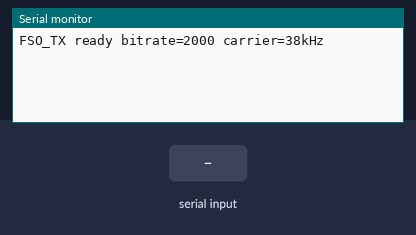
The sketch below on a simulated ESP32. Parts: the last lines printed to the serial monitor. Inputs (shaded band) come from the test bench.

Above: at 1.4 s.
1.5 s: "BITRATE \n" received over Serial
At 2.6 s:
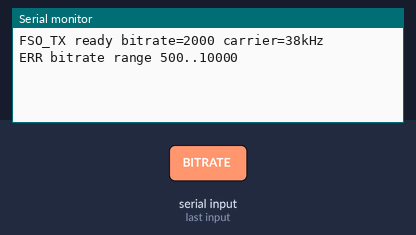
3.0 s: "SEND \n" received over Serial
At 3.8 s:
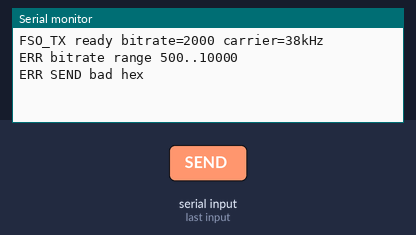
4.5 s: "PATTERN START\n" received over Serial
At 4.62 s:
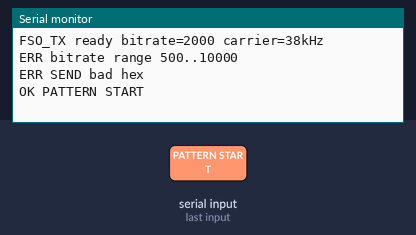
6.1 s: "PATTERN STOP\n" received over Serial
At 7.0 s:
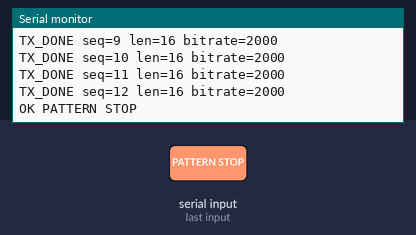
7.6 s: "90 45\n" received over Serial
At 8.5 s:
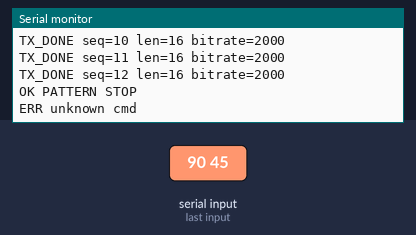
Timing chart, 0 to 10.1 s (numbered marks = the images above; inputs shaded):
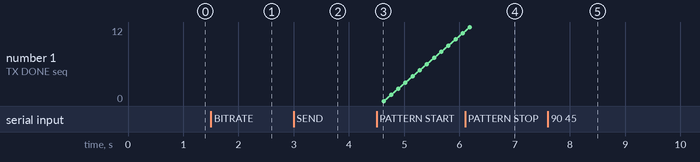

Measured:
- after the input at 1.5 s, the serial monitor: prints a new line at once (image 1)
- after the input at 3.0 s, the serial monitor: prints a new line at once (image 2)
- after the input at 4.5 s, the serial monitor: prints a new line at once (image 3)
- after the input at 6.1 s, the serial monitor: prints a new line after 0.09 s (image 4)
- after the input at 7.6 s, the serial monitor: prints a new line at once (image 5)

The sketch:

tx.ino
```cpp
#include <Arduino.h>
#include <ctype.h>
#include <stdlib.h>
#include <string.h>

#include "protocol.h"

static const int TX_PIN = 18;
static const int MIN_BITRATE = 500;
static const int MAX_BITRATE = 10000;
static const int DEFAULT_BITRATE = 2000;
static const int CARRIER_HALF_PERIOD_US = 13;

static int g_bitrate = DEFAULT_BITRATE;
static bool g_pattern_enable = false;
static uint8_t g_seq = 0;
static uint32_t g_next_pattern_ms = 0;
static uint8_t g_pattern_counter = 0;

static char g_line[256];
static int g_line_idx = 0;

static void tx_mark_carrier_us(unsigned int duration_us)
{
    uint32_t start = micros();
    while ((uint32_t)(micros() - start) < duration_us) {
        digitalWrite(TX_PIN, HIGH);
        delayMicroseconds(CARRIER_HALF_PERIOD_US);
        digitalWrite(TX_PIN, LOW);
        delayMicroseconds(CARRIER_HALF_PERIOD_US);
    }
}

static void tx_halfbit(int level)
{
    int half_us = 500000 / g_bitrate;
    if (half_us < 40) {
        half_us = 40;
    }
    if (level) {
        tx_mark_carrier_us((unsigned int)half_us);
    } else {
        digitalWrite(TX_PIN, LOW);
        delayMicroseconds((unsigned int)half_us);
    }
}

static void tx_manchester_bit(int bit)
{
    if (bit == 0) {
        tx_halfbit(LOW);
        tx_halfbit(HIGH);
    } else {
        tx_halfbit(HIGH);
        tx_halfbit(LOW);
    }
}

static void tx_send_raw_bytes(const uint8_t *raw, size_t len)
{
    for (size_t i = 0; i < len; i++) {
        uint8_t b = raw[i];
        for (int k = 7; k >= 0; k--) {
            tx_manchester_bit((b >> k) & 1);
        }
    }
    digitalWrite(TX_PIN, LOW);
}

static size_t hex_to_bytes(const char *hex, uint8_t *out, size_t out_max)
{
    size_t n = 0;
    while (*hex && *(hex + 1) && n < out_max) {
        while (*hex == ' ') {
            hex++;
        }
        if (!isxdigit((unsigned char)hex[0]) || !isxdigit((unsigned char)hex[1])) {
            break;
        }
        char tmp[3] = {hex[0], hex[1], 0};
        out[n++] = (uint8_t)strtoul(tmp, nullptr, 16);
        hex += 2;
        while (*hex == ' ') {
            hex++;
        }
    }
    return n;
}

static void send_payload(const uint8_t *payload, uint8_t length)
{
    fso_frame_t frame = {};
    frame.seq = g_seq++;
    frame.flags = 0;
    frame.length = length;
    memcpy(frame.payload, payload, length);

    uint8_t raw[FSO_PREAMBLE_LEN + 2 + 3 + FSO_MAX_PAYLOAD + 2] = {0};
    uint16_t raw_len = fso_build_raw_frame(&frame, raw, sizeof(raw));
    if (raw_len == 0) {
        Serial.println("ERR frame build");
        return;
    }

    tx_send_raw_bytes(raw, raw_len);
    Serial.printf("TX_DONE seq=%u len=%u bitrate=%d\n", frame.seq, frame.length, g_bitrate);
}

static void process_command(const char *line)
{
    if (strncmp(line, "BITRATE ", 8) == 0) {
        int br = atoi(line + 8);
        if (br >= MIN_BITRATE && br <= MAX_BITRATE) {
            g_bitrate = br;
            Serial.printf("OK BITRATE %d\n", g_bitrate);
        } else {
            Serial.printf("ERR bitrate range %d..%d\n", MIN_BITRATE, MAX_BITRATE);
        }
        return;
    }

    if (strncmp(line, "SEND ", 5) == 0) {
        uint8_t payload[FSO_MAX_PAYLOAD] = {0};
        size_t len = hex_to_bytes(line + 5, payload, sizeof(payload));
        if (len == 0) {
            Serial.println("ERR SEND bad hex");
        } else {
            send_payload(payload, (uint8_t)len);
        }
        return;
    }

    if (strcmp(line, "PATTERN START") == 0) {
        g_pattern_enable = true;
        g_next_pattern_ms = millis();
        Serial.println("OK PATTERN START");
        return;
    }

    if (strcmp(line, "PATTERN STOP") == 0) {
        g_pattern_enable = false;
        Serial.println("OK PATTERN STOP");
        return;
    }

    if (line[0] != '\0') {
        Serial.println("ERR unknown cmd");
    }
}

static void poll_serial_commands()
{
    while (Serial.available() > 0) {
        char c = (char)Serial.read();
        if (c == '\n' || c == '\r') {
            if (g_line_idx > 0) {
                g_line[g_line_idx] = '\0';
                process_command(g_line);
                g_line_idx = 0;
            }
        } else if (g_line_idx < (int)sizeof(g_line) - 1) {
            g_line[g_line_idx++] = c;
        }
    }
}

static void poll_pattern()
{
    if (!g_pattern_enable) {
        return;
    }

    uint32_t now = millis();
    if ((int32_t)(now - g_next_pattern_ms) < 0) {
        return;
    }

    uint8_t payload[16];
    for (uint8_t i = 0; i < sizeof(payload); i++) {
        payload[i] = (uint8_t)(g_pattern_counter + i);
    }
    send_payload(payload, sizeof(payload));
    g_pattern_counter++;
    g_next_pattern_ms = now + 20;
}

void setup()
{
    pinMode(TX_PIN, OUTPUT);
    digitalWrite(TX_PIN, LOW);

    Serial.begin(115200);
    delay(200);
    Serial.printf("FSO_TX ready bitrate=%d carrier=38kHz\n", g_bitrate);
}

void loop()
{
    poll_serial_commands();
    poll_pattern();
}
```

protocol.h
```cpp
#pragma once

#include <stdint.h>
#include <stdbool.h>

#define FSO_PREAMBLE_BYTE 0x55
#define FSO_PREAMBLE_LEN  8
#define FSO_SYNC_WORD_HI  0xD3
#define FSO_SYNC_WORD_LO  0x91
#define FSO_MAX_PAYLOAD   200

typedef struct {
    uint8_t seq;
    uint8_t flags;
    uint8_t length;
    uint8_t payload[FSO_MAX_PAYLOAD];
    uint16_t crc16;
} fso_frame_t;

static inline uint16_t fso_crc16_ccitt(const uint8_t *data, uint16_t len)
{
    uint16_t crc = 0xFFFF;
    for (uint16_t i = 0; i < len; i++) {
        crc ^= ((uint16_t)data[i]) << 8;
        for (uint8_t b = 0; b < 8; b++) {
            if (crc & 0x8000) {
                crc = (uint16_t)((crc << 1) ^ 0x1021);
            } else {
                crc = (uint16_t)(crc << 1);
            }
        }
    }
    return crc;
}

static inline uint16_t fso_build_raw_frame(const fso_frame_t *frame, uint8_t *out, uint16_t out_max)
{
    if (!frame || !out || frame->length > FSO_MAX_PAYLOAD) {
        return 0;
    }

    uint16_t need = (uint16_t)(FSO_PREAMBLE_LEN + 2 + 3 + frame->length + 2);
    if (out_max < need) {
        return 0;
    }

    uint16_t idx = 0;
    for (uint8_t i = 0; i < FSO_PREAMBLE_LEN; i++) {
        out[idx++] = FSO_PREAMBLE_BYTE;
    }

    out[idx++] = FSO_SYNC_WORD_HI;
    out[idx++] = FSO_SYNC_WORD_LO;

    out[idx++] = frame->seq;
    out[idx++] = frame->flags;
    out[idx++] = frame->length;

    for (uint8_t i = 0; i < frame->length; i++) {
        out[idx++] = frame->payload[i];
    }

    uint16_t crc = fso_crc16_ccitt(&out[FSO_PREAMBLE_LEN + 2], (uint16_t)(3 + frame->length));
    out[idx++] = (uint8_t)((crc >> 8) & 0xFF);
    out[idx++] = (uint8_t)(crc & 0xFF);
    return idx;
}
```
